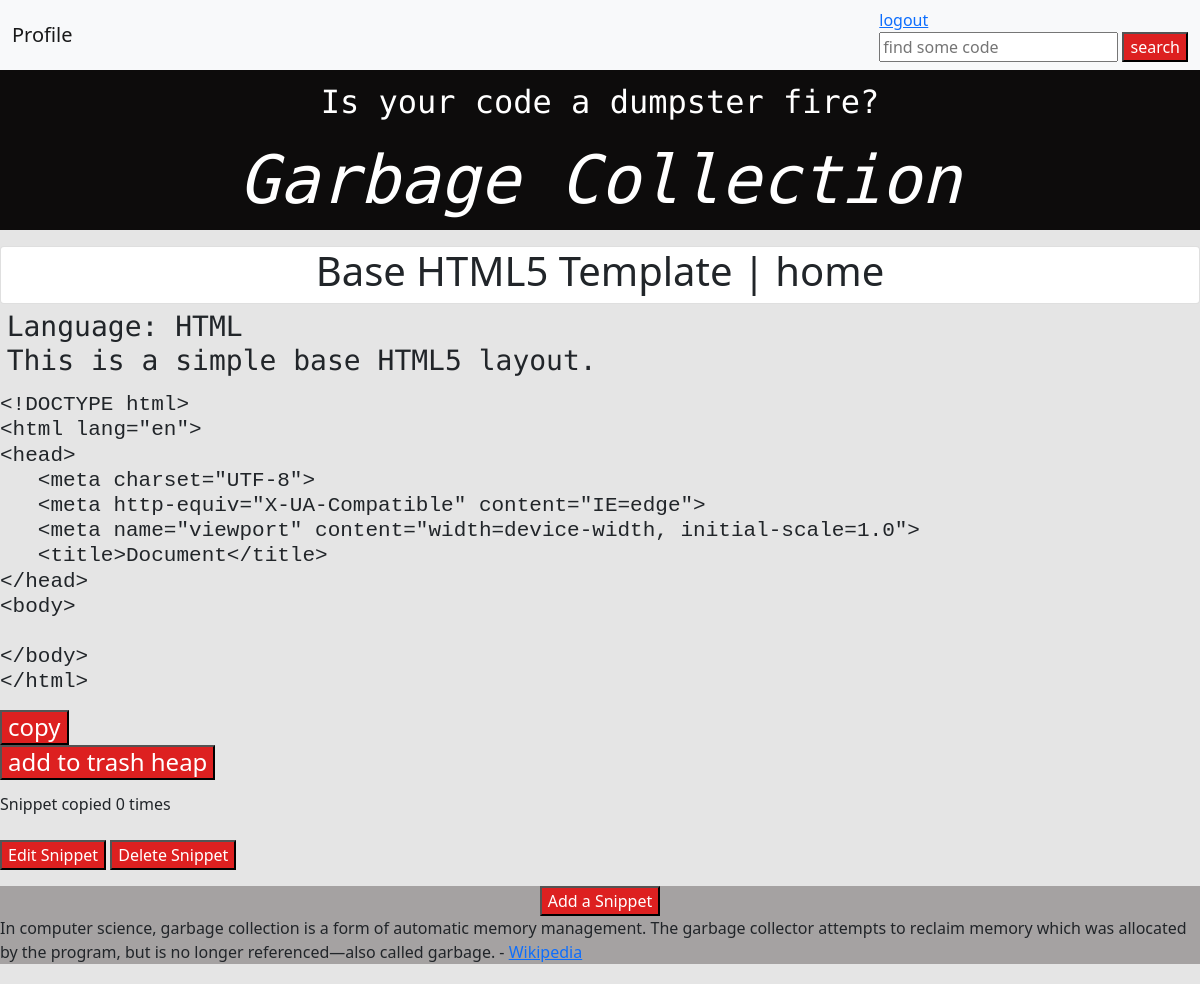
Before: /snippet/1/ (signed in) with the older database file.
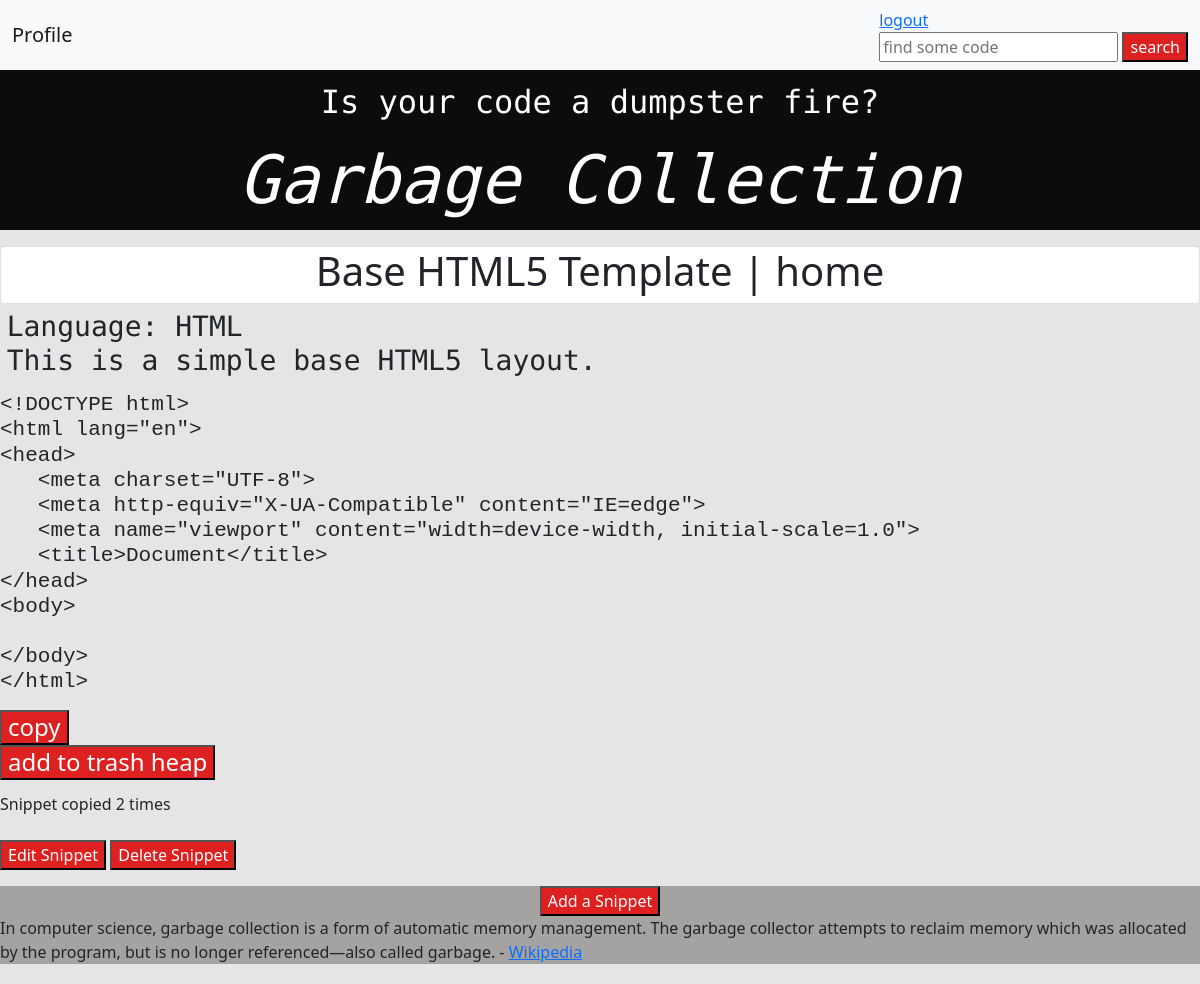
After: the same page with the newer database file.
### snippets/models.py (models this page shows, shortened)
class Snippet(models.Model):
    title = models.CharField(max_length=500)
    language = models.CharField(choices=languages, max_length=20, blank=True, null=True)
    category = models.ManyToManyField("Category", related_name="snippets", blank=True)
    description = models.TextField(max_length=1000, null=True, blank=True)
    code = models.TextField(max_length=2000, null=True, blank=True)
    created_at = models.DateTimeField(auto_now_add=True)
    created_by = models.ForeignKey(CustomUser, on_delete=models.SET_NULL, null=True, blank=True, related_name="snippets")
    public = models.BooleanField(default=False)
    og_snippet = models.ForeignKey(
        "self",
        on_delete=models.CASCADE,
        null=True,
        blank=True,
        related_name="snippet_copies",)
    copy_count = models.IntegerField(default=0)

### snippets/views.py (the view)
# urls.py: path('snippet/<int:pk>/', snippets_views.detail, name='detail'),
@login_required
def detail(request, pk):
    snippet = get_object_or_404(Snippet, pk=pk)
    form = SnippetForm()
    return render(request, "detail.html", {"snippet": snippet, "pk": pk, "form": form})

### snippets/forms.py
class SnippetForm(forms.ModelForm):
    class Meta:
        model = Snippet
        fields = [
            'title',
            'language',
            'category',
            'description',
            'code',
            'public',
        ]

### templates/detail.html (shortened to what this page needs)
{% extends "base.html" %}{% load static %}
{% block content %}
<div class="card" class="container is-max-desktop">
    <div class="card-content">
        <div class="content">
<h1>
    <center>
    {{ snippet.title }} | <a href="{% url 'index' %}" class="text-decoration-none text-reset">home</a>
    </center>
</h1>
</div>
</div>
</div>
<div class="detail-h3-div">
    <h3>
        Language: {{ snippet.language }}</br>
        {{ snippet.description }}
    </h3>
</div>
<h4 id="code-section">
<pre><code>{{ snippet.code }}</code></pre>
    <button class="copy-btn" data-code="{{ snippet.code }}">
        copy
    </button>
    <form action="{% url 'copy_snippet' pk=snippet.pk %}" method="POST">
        <button class="button is-primary">add to trash heap</button>
    </form>
</h4>
{% if snippet.public %}
    <div class="is-italic has-text-primary has-background-primary-light pl-3 pr-3 pt-1 pb-1">
        <p style="text-align: left">Snippet copied {{ snippet.copy_count }} times
{% endif %}
<br>
<br>
<button class="detail-buttons"><a href="{% url 'edit' pk=snippet.pk %}" class="text-decoration-none text-reset">Edit Snippet</a></button>
<button class="detail-buttons"><a href="{% url 'delete' pk=snippet.pk %}"class="text-decoration-none text-reset">Delete Snippet</a></button>
{% endblock %}

Changed rows visible on the page:
changed Snippet "Base HTML5 Template": copy_count "0" → "2"
